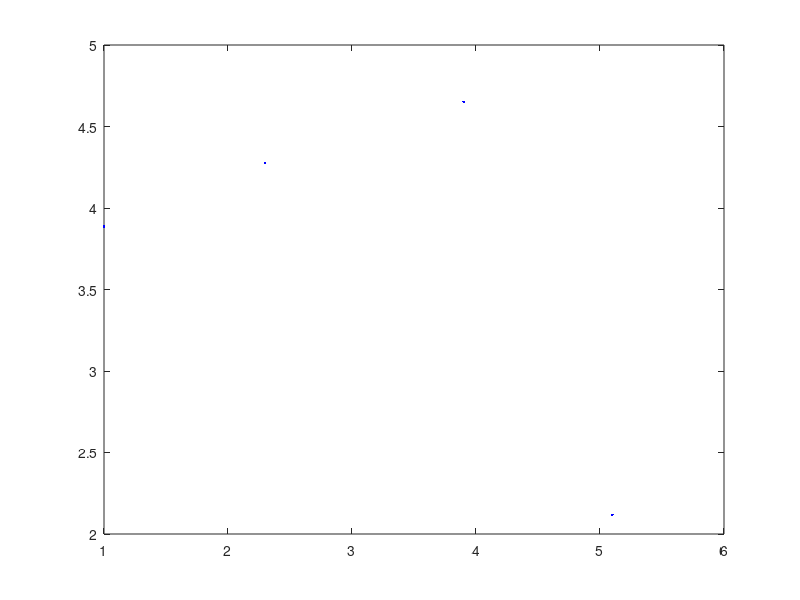

Source code (MATLAB): (Note: this script raises an error after producing the figure.)
clear all;
x0=[1.0,2.3,3.9,5.1];
y0=[3.887,4.276,4.651,2.117];
plot(x0,y0,'b.');
x=[2.101,4.234];
y=language01(x0,y0,x);